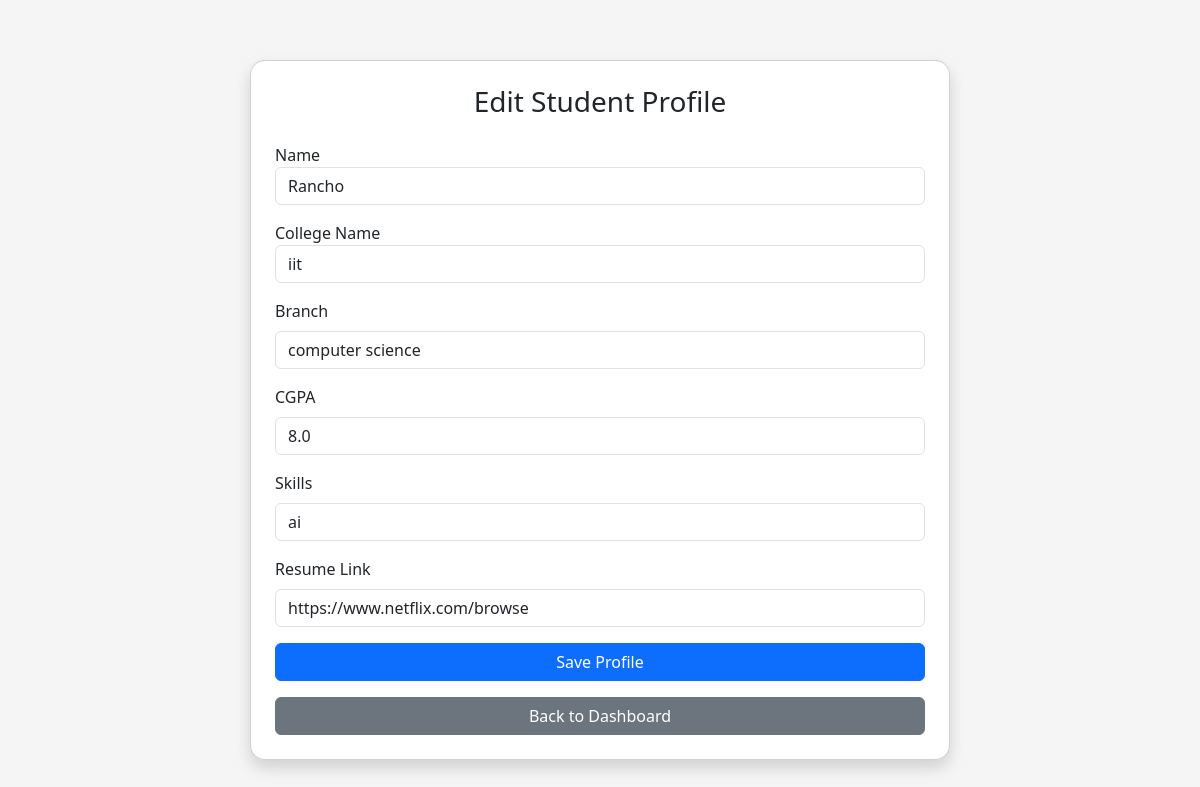
Screenshot of /edit_profile (signed in) with the database file from the repository.
### app.py (models this page shows)
class Student(db.Model):
    __tablename__ = "students"
    id = db.Column(db.Integer, primary_key=True)
    name = db.Column(db.String(150))
    college_name = db.Column(db.String(150))
    branch = db.Column(db.String(50))
    cgpa = db.Column(db.Float)
    skills = db.Column(db.String(300))
    resume_link = db.Column(db.String(200))
    is_blacklisted = db.Column(db.Boolean, default=False)
    user_id = db.Column(db.Integer, db.ForeignKey("users.id"))
    user = db.relationship("User",back_populates="student_profile")
    applications = db.relationship("Application",back_populates="student")

### app.py (the view, shortened to what this page needs)
@app.route("/edit_profile", methods=["GET", "POST"])
def edit_profile():
    if "id" not in session:
        return redirect("/login")
    user = User.query.get(session["id"])
    if user.role != "student":
        return "Access denied"
    student = Student.query.filter_by(user_id=user.id).first()
    if not student:
        student = Student(user_id=user.id)
        db.session.add(student)
        db.session.commit()
    return render_template("edit_profile.html", user=user, student=student)

### templates/edit_profile.html (shortened to what this page needs)
<!DOCTYPE html>
<html>
<head>
    <link href="https://cdn.jsdelivr.net/npm/bootstrap@5.3.2/dist/css/bootstrap.min.css"
          rel="stylesheet">
</head>
<body>
<div class="container">
    <div class="card shadow profile-card p-4">
        <h3 class="text-center mb-4">Edit Student Profile </h3>
        <form method="POST">
            <div class="mb-3">
                <label>Name</label>
                <input type="text"
                        name="name"
                        value="{{ student.name or '' }}"
                        class="form-control">
            </div>
            <div class="mb-3">
                <label>College Name</label>
                <input type="text"
                        name="college_name"
                        value="{{ student.college_name or '' }}"
                        class="form-control">
            </div>
            <div class="mb-3">
                <label class="form-label">Branch</label>
                <input type="text"
                       name="branch"
                       class="form-control"
                       placeholder="e.g. Computer Science"
                       value="{{ student.branch or '' }}">
            </div>
            <div class="mb-3">
                <label class="form-label">CGPA</label>
                <input type="text"
                       name="cgpa"
                       class="form-control"
                       placeholder="e.g. 8.5"
                       value="{{ student.cgpa or '' }}">
            </div>
            <div class="mb-3">
                <label class="form-label">Skills</label>
                <input type="text"
                       name="skills"
                       class="form-control"
                       placeholder="Python, Flask, SQL"
                       value="{{ student.skills or '' }}">
            </div>
            <div class="mb-3">
                <label class="form-label">Resume Link</label>
                <input type="text"
                       name="resume_link"
                       class="form-control"
                       placeholder="Paste Google Drive / Resume URL"
                       value="{{ student.resume_link or '' }}">
            </div>
            <button class="btn btn-primary w-100">
                Save Profile
            </button>
        </form>
        <a href="/student_dashboard"
           class="btn btn-secondary w-100 mt-3">
            Back to Dashboard
        </a>
    </div>
</div>
</body>
</html>

### templates/edit_profile.html (style rules this page uses)
body { background:#f5f5f5; }
.profile-card { max-width:700px; margin:auto; margin-top:60px; border-radius:15px; }

### rows the page displays
Student: name "Rancho", college_name "iit", branch "computer science", cgpa "8.0", skills "ai", resume_link "https://www.netflix.com/browse"
